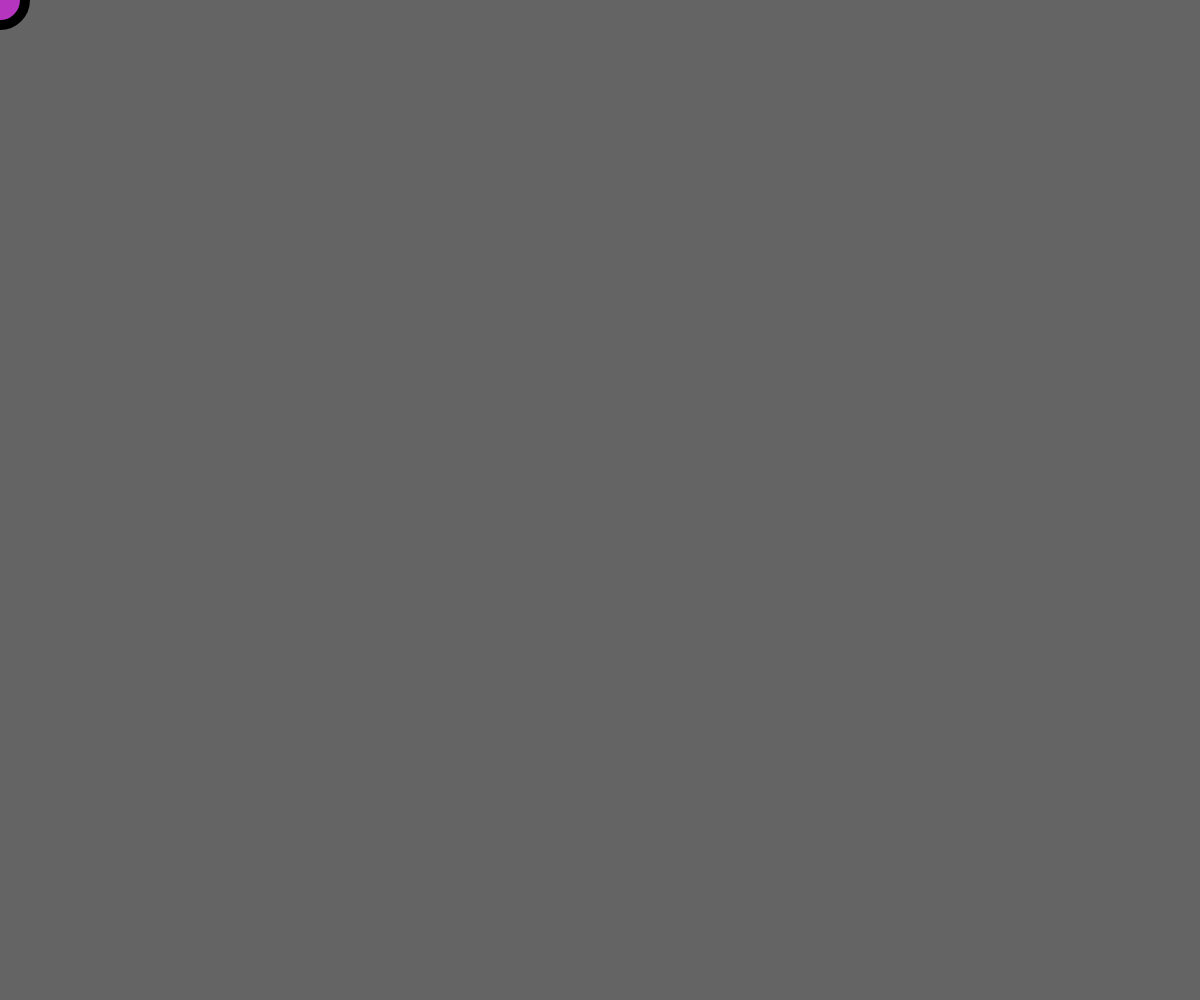
Frame 1 (no input)
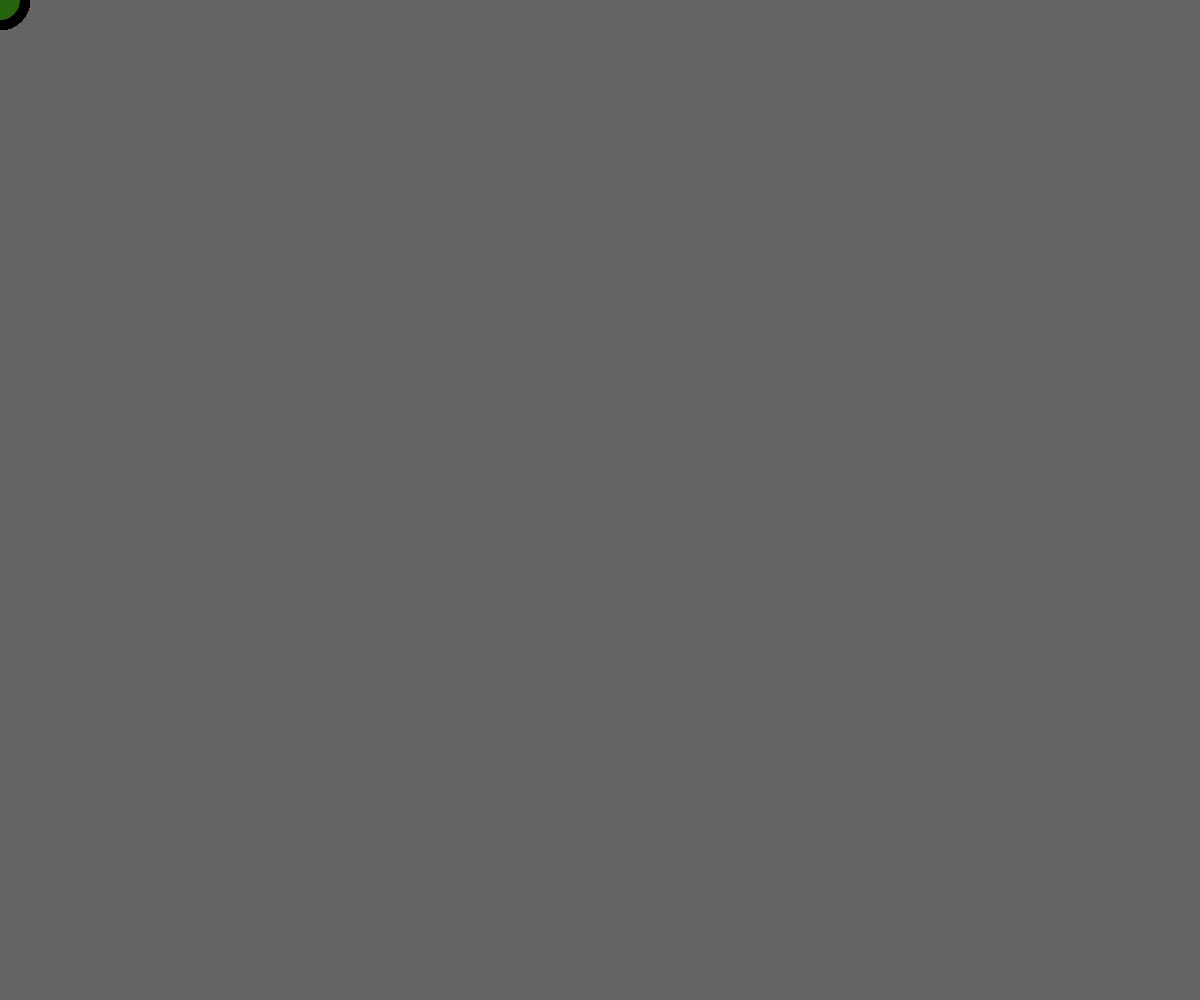
Frame 60 (no input)
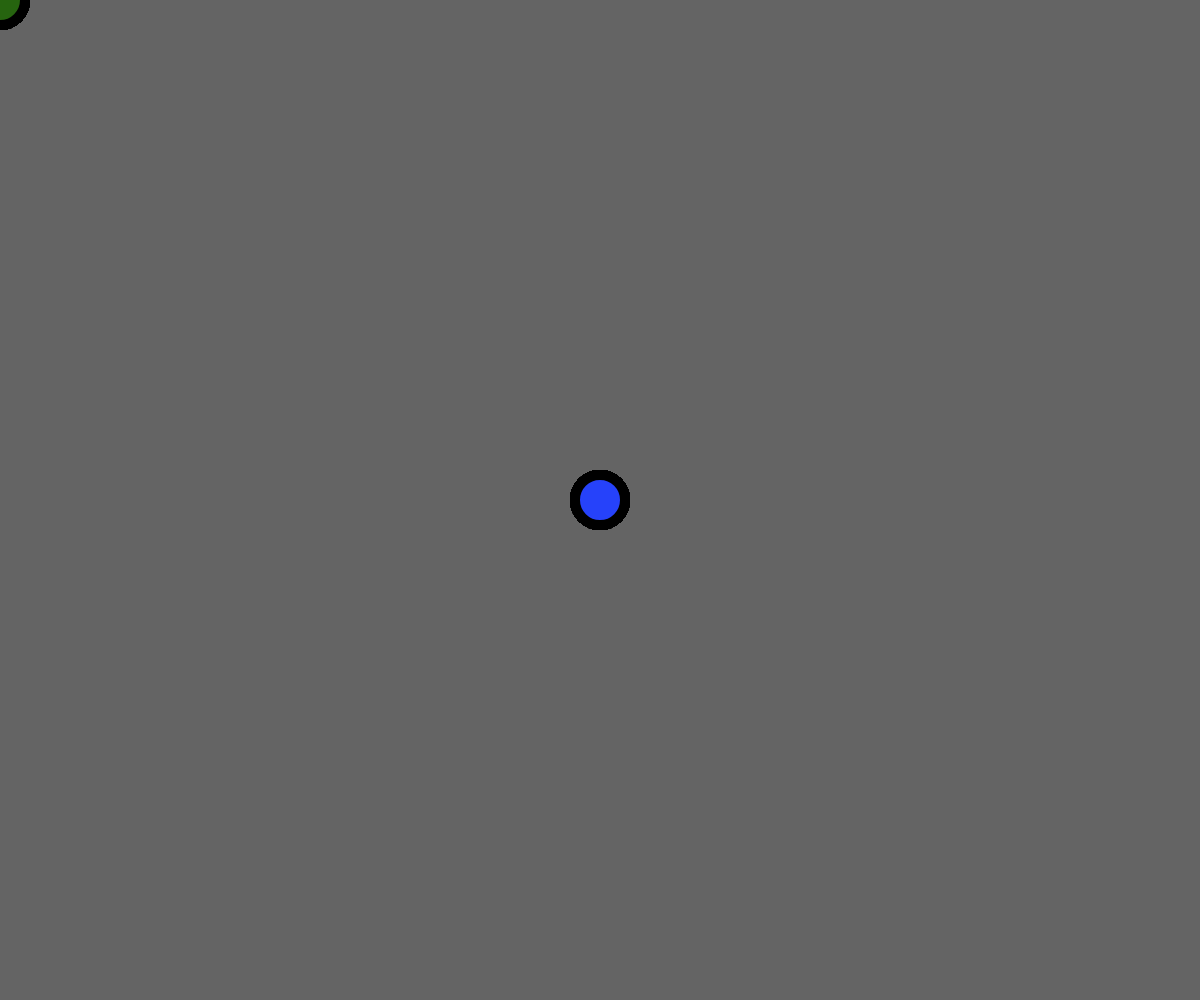
Frame 120 (the mouse pressed at the canvas centre since frame 60)

The p5.js sketch that drew these frames (run headless with seeded random() and noise() and a simulated clock; from frame 60 on, the mouse is pressed at the canvas centre):

// p5.js sketch
// ── sketch.js

function setup() {
	createCanvas(windowWidth, windowHeight);
	background(100);
 }

 function draw() {
 	strokeWeight(10);
 	fill (random(255), random(255), random(255));
 	ellipse(mouseX, mouseY, 50, 50);
 	}


 
